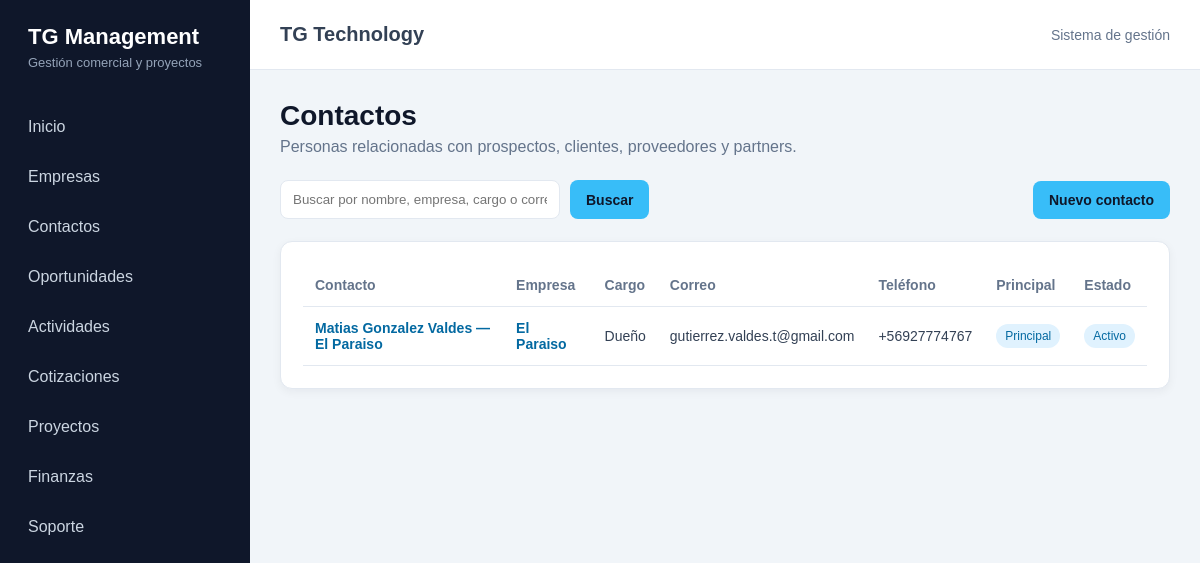
The page /crm/contactos/ on the database as committed earlier.
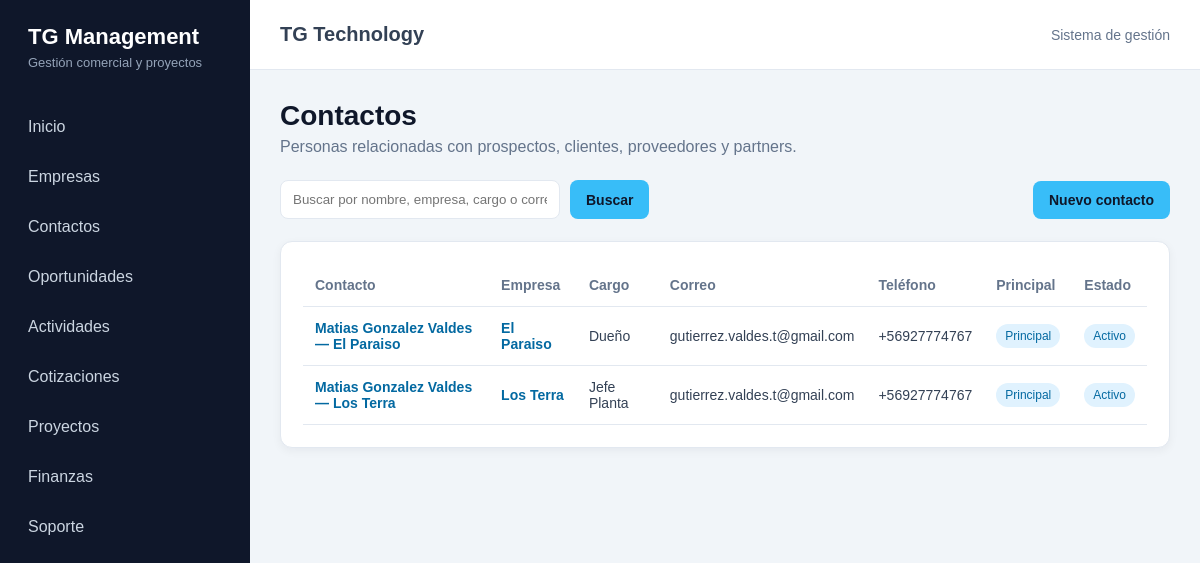
The same page on the database as committed later.
### crm/models.py (models this page shows)
class Contacto(models.Model):
    empresa = models.ForeignKey(
        Empresa,
        verbose_name="Empresa",
        on_delete=models.CASCADE,
        related_name="contactos",
    )
    nombres = models.CharField(
        "Nombres",
        max_length=100,
    )
    apellidos = models.CharField(
        "Apellidos",
        max_length=100,
        blank=True,
    )
    cargo = models.CharField(
        "Cargo",
        max_length=120,
        blank=True,
    )
    email = models.EmailField(
        "Correo electrónico",
        blank=True,
    )
    telefono = models.CharField(
        "Teléfono",
        max_length=30,
        blank=True,
    )
    es_contacto_principal = models.BooleanField(
        "Contacto principal",
        default=False,
    )
    activo = models.BooleanField(
        "Activo",
        default=True,
    )
    observaciones = models.TextField(
        "Observaciones",
        blank=True,
    )
    fecha_creacion = models.DateTimeField(
        "Fecha de creación",
        auto_now_add=True,
    )
    fecha_actualizacion = models.DateTimeField(
        "Última actualización",
        auto_now=True,
    )
    class Meta:
        verbose_name = "Contacto"
        verbose_name_plural = "Contactos"
        ordering = ["empresa", "nombres", "apellidos"]
    def __str__(self):
        nombre_completo = f"{self.nombres} {self.apellidos}".strip()
        return f"{nombre_completo} — {self.empresa}"

class Empresa(models.Model):
    class TipoEmpresa(models.TextChoices):
        PROSPECTO = "PROSPECTO", "Prospecto"
        CLIENTE = "CLIENTE", "Cliente"
        PROVEEDOR = "PROVEEDOR", "Proveedor"
        PARTNER = "PARTNER", "Partner"
    class EstadoEmpresa(models.TextChoices):
        ACTIVA = "ACTIVA", "Activa"
        INACTIVA = "INACTIVA", "Inactiva"
    razon_social = models.CharField(
        "Razón social",
        max_length=200,
    )
    nombre_fantasia = models.CharField(
        "Nombre de fantasía",
        max_length=200,
        blank=True,
    )
    rut = models.CharField(
        "RUT",
        max_length=20,
        blank=True,
        unique=True,
        null=True,
    )
    tipo = models.CharField(
        "Tipo de empresa",
        max_length=20,
        choices=TipoEmpresa.choices,
        default=TipoEmpresa.PROSPECTO,
    )
    rubro = models.CharField(
        "Rubro",
        max_length=150,
        blank=True,
    )
    sitio_web = models.URLField(
        "Sitio web",
        blank=True,
    )
    telefono = models.CharField(
        "Teléfono",
        max_length=30,
        blank=True,
    )
    email = models.EmailField(
        "Correo electrónico",
        blank=True,
    )
    direccion = models.CharField(
        "Dirección",
        max_length=250,
        blank=True,
    )
    comuna = models.CharField(
        "Comuna",
        max_length=100,
        blank=True,
    )
    region = models.CharField(
        "Región",
        max_length=100,
        blank=True,
    )
    estado = models.CharField(
        "Estado",
        max_length=20,
        choices=EstadoEmpresa.choices,
        default=EstadoEmpresa.ACTIVA,
    )
    observaciones = models.TextField(
        "Observaciones",
        blank=True,
    )
    creado_por = models.ForeignKey(
        settings.AUTH_USER_MODEL,
        verbose_name="Creado por",
        on_delete=models.SET_NULL,
        null=True,
        blank=True,
        related_name="empresas_creadas",
    )
    fecha_creacion = models.DateTimeField(
        "Fecha de creación",
        auto_now_add=True,
    )
    fecha_actualizacion = models.DateTimeField(
        "Última actualización",
        auto_now=True,
    )
    class Meta:
        verbose_name = "Empresa"
        verbose_name_plural = "Empresas"
        ordering = ["razon_social"]
    def __str__(self):
        return self.nombre_fantasia or self.razon_social

### crm/views.py (the view, shortened to what this page needs)
def contacto_lista(request):
    busqueda = request.GET.get("q", "").strip()
    contactos = Contacto.objects.select_related(
        "empresa"
    ).all()
    contexto = {
        "contactos": contactos,
        "busqueda": busqueda,
    }
    return render(
        request,
        "crm/contacto_lista.html",
        contexto,
    )

### crm/templates/crm/contacto_lista.html (shortened to what this page needs)
{% extends "core/base.html" %}
{% block content %}
    <div class="encabezado-pagina">
        <h1>Contactos</h1>
        <p>
            Personas relacionadas con prospectos, clientes,
            proveedores y partners.
        </p>
    </div>
    <div class="acciones">
        <form method="get" class="buscador">
            <input
                type="text"
                name="q"
                value="{{ busqueda }}"
                placeholder="Buscar por nombre, empresa, cargo o correo"
            >
            <button type="submit" class="boton">
                Buscar
            </button>
        </form>
        <a
            href="{% url 'crm:contacto_crear' %}"
            class="boton"
        >
            Nuevo contacto
        </a>
    </div>
    <div class="panel">
        {% if contactos %}
            <div class="tabla-contenedor">
                <table>
                    <thead>
                        <tr>
                            <th>Contacto</th>
                            <th>Empresa</th>
                            <th>Cargo</th>
                            <th>Correo</th>
                            <th>Teléfono</th>
                            <th>Principal</th>
                            <th>Estado</th>
                        </tr>
                    </thead>
                    <tbody>
                        {% for contacto in contactos %}
                            <tr>
                                <td>
                                    <a
                                        href="{% url 'crm:contacto_detalle' contacto.pk %}"
                                        class="enlace-tabla"
                                    >
                                        {{ contacto }}
                                    </a>
                                </td>
                                <td>
                                    <a
                                        href="{% url 'crm:empresa_detalle' contacto.empresa.pk %}"
                                        class="enlace-tabla"
                                    >
                                        {{ contacto.empresa }}
                                    </a>
                                </td>
                                <td>
                                    {{ contacto.cargo|default:"—" }}
                                </td>
                                <td>
                                    {{ contacto.email|default:"—" }}
                                </td>
                                <td>
                                    {{ contacto.telefono|default:"—" }}
                                </td>
                                <td>
                                    {% if contacto.es_contacto_principal %}
                                        <span class="estado">
                                            Principal
                                        </span>
                                    {% else %}
                                        —
                                    {% endif %}
                                </td>
                                <td>
                                    {% if contacto.activo %}
                                        <span class="estado">
                                            Activo
                                        </span>
                                    {% else %}
                                        <span class="estado estado-inactivo">
                                            Inactivo
                                        </span>
                                    {% endif %}
                                </td>
                            </tr>
                        {% endfor %}
                    </tbody>
                </table>
            </div>
        {% endif %}
    </div>
{% endblock %}

Rows that differ between the two databases and show on the page:
added Contacto: nombres+apellidos+empresa "Matias Gonzalez Valdes — Los Terra", empresa "Los Terra", cargo "Jefe Planta", email "gutierrez.valdes.t@gmail.com", telefono "+56927774767", es_contacto_principal "Principal", activo "Activo"
